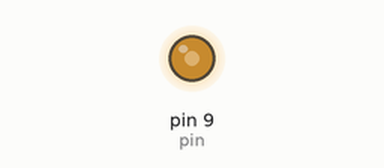
The sketch below on a simulated Arduino Uno, built with avr-gcc and run on an emulated ATmega328P. On the bench: output pins drawn as LEDs (lit = HIGH).

Above: at 0.05 s.
At 3.7 s:
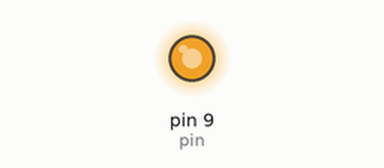
At 7.35 s:
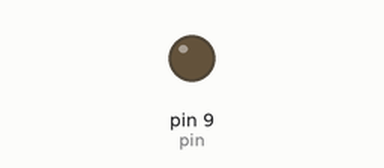
At 9.4 s:
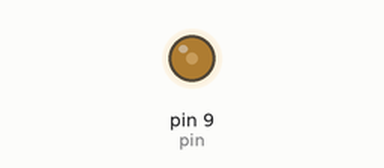
Timing chart, 0 to 13.0 s (numbered marks = the images above):
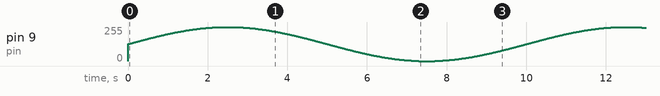

The sketch:

arduino_software_pwm_sine.ino
```cpp
#include "TimerOne.h"
#include <Math.h>
#define pin 9

float pwm_period = 0.00001; // PWM period in seconds
unsigned long pwm_period_us = pwm_period * 1000000;
unsigned long pwm_period_ms = pwm_period * 1000;

void setup()
{
  pinMode(pin, OUTPUT);
  Timer1.initialize(pwm_period_us);
  Timer1.pwm(pin, 512, pwm_period_us);
}

void loop()
{
  float fade_freq = 0.1;
  float time_instant = 0;
  long time_tick = 0;
  while (true)
  {
    time_instant = (float)millis() / 1000;
    float x = 0.5 + 0.5 * sin(2 * 3.14 * fade_freq * time_instant);
    Timer1.setPwmDuty(pin, x*1023);
  }
}
```
